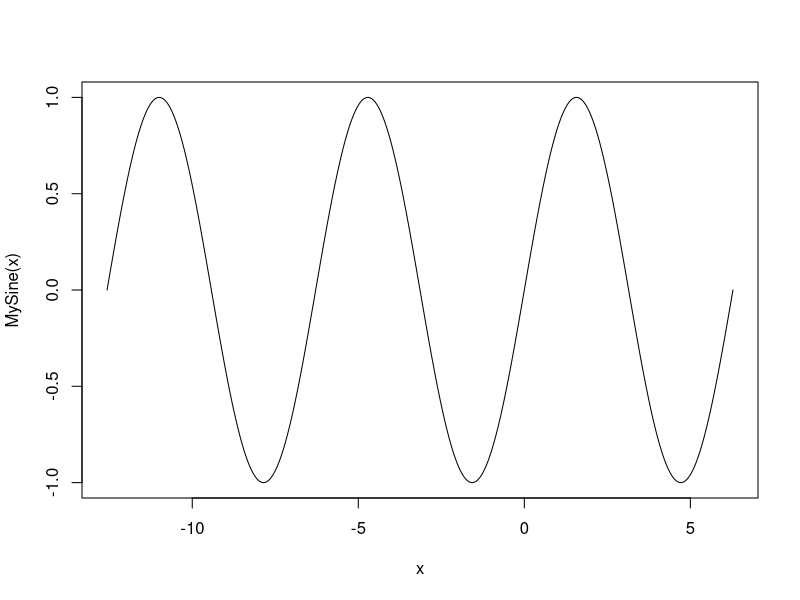

This chart was generated by the following R code:
## ---- chunk 1
rm(list = ls())
if (!file.exists("Data")) dir.create("Data")
if (!file.exists("figures")) dir.create("figures")
if (!file.exists("tables")) dir.create("tables")
if (!file.exists("Other")) dir.create("Other")
set.seed(222664)
options(width = 60,  digits = 4, continue="   ")
library(knitr)
opts_chunk$set(fig.width=7, fig.height=5, comment="")
Blind = file.exists("Blind.bat")
FigCap="To FIX"
## ---- chunk 2
opts_chunk$set(fig.path='figures/') 
## ---- chunk 3
MySine <- function(x){ sin(x)} 
curve(MySine, -4*pi, 2*pi, n = 2001) 
## ---- chunk 4
y=expression(exp(2*x)) 
D(y,"x") 
## ---- chunk 5
rm(list = ls())
